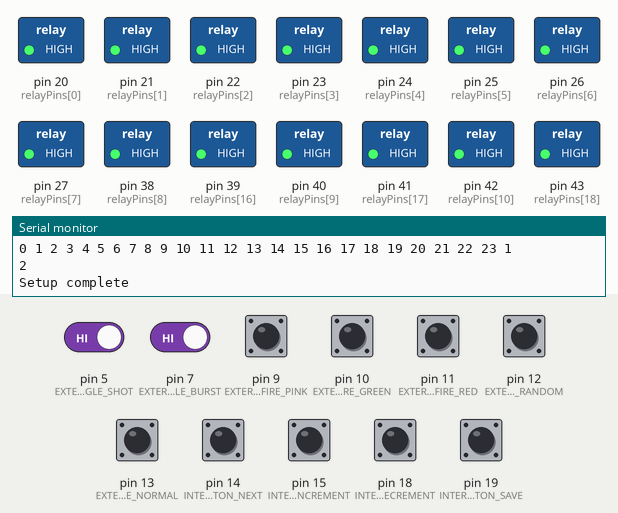
Simulated run of this sketch. Board: Arduino Mega 2560, built with avr-gcc and run on an emulated ATmega2560. Shown: switched loads named in the sketch (green lamp = pin HIGH), the last lines printed to the serial monitor. Dashed ring = blinking. The inputs (shaded band) are chosen by the test bench; at power-on: pin 5 (EXTERNAL_TOGGLE_SHOT), pin 7 (EXTERNAL_TOGGLE_BURST), pin 9 (EXTERNAL_BUTTON_FIRE_PINK), pin 10 (EXTERNAL_BUTTON_FIRE_GREEN), pin 11 (EXTERNAL_BUTTON_FIRE_RED), pin 12 (EXTERNAL_BUTTON_FIRE_RANDOM), pin 13 (EXTERNAL_BUTTON_FIRE_NORMAL), pin 14 (INTERNAL_BUTTON_NEXT), pin 15 (INTERNAL_BUTTON_INCREMENT), pin 18 (INTERNAL_BUTTON_DECREMENT), pin 19 (INTERNAL_BUTTON_SAVE) HIGH.

Above: at 1.2 s.
1.3 s: pin 9 (EXTERNAL_BUTTON_FIRE_PINK) pulled LOW for 0.15 s
At 1.9 s:
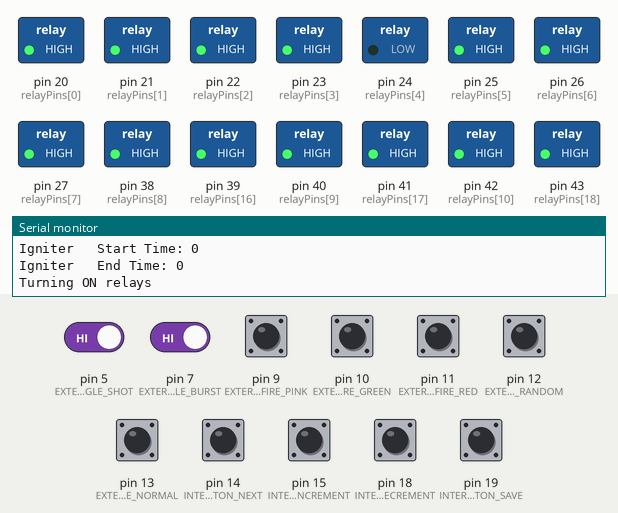
4.4 s: pin 10 (EXTERNAL_BUTTON_FIRE_GREEN) pulled LOW for 0.15 s
At 6.0 s:
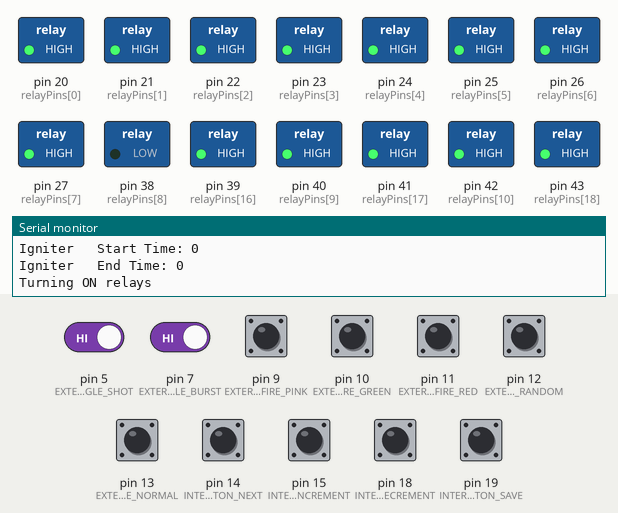
6.1 s: pin 11 (EXTERNAL_BUTTON_FIRE_RED) pulled LOW for 1 s
At 7.3 s:
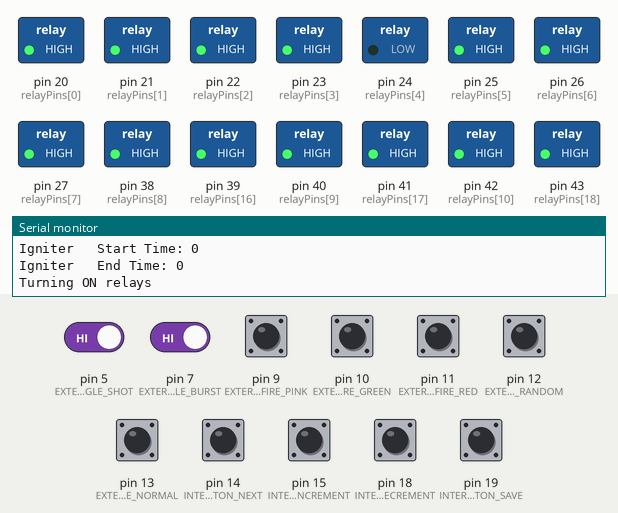
8.6 s: pin 12 (EXTERNAL_BUTTON_FIRE_RANDOM) pulled LOW for 1 s
At 10.6 s:
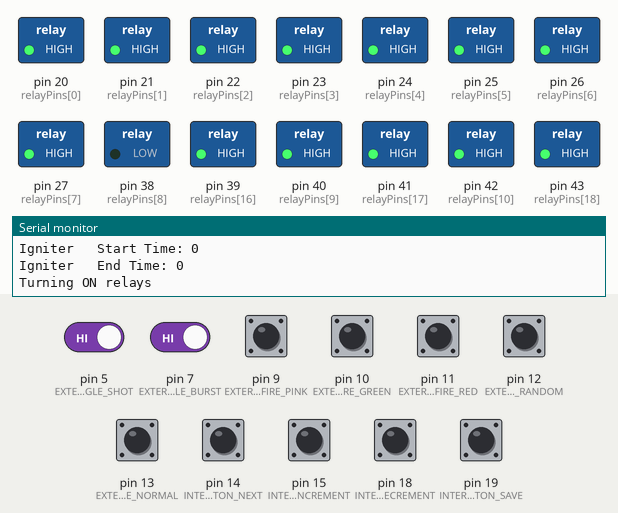
11.1 s: pin 13 (EXTERNAL_BUTTON_FIRE_NORMAL) pulled LOW for 1 s
At 13.4 s:
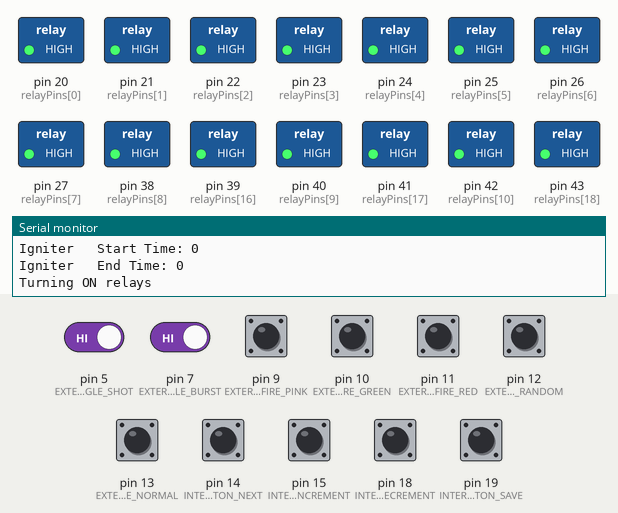
13.6 s: pin 13 (EXTERNAL_BUTTON_FIRE_NORMAL) pulled LOW for 0.15 s
At 14.2 s:
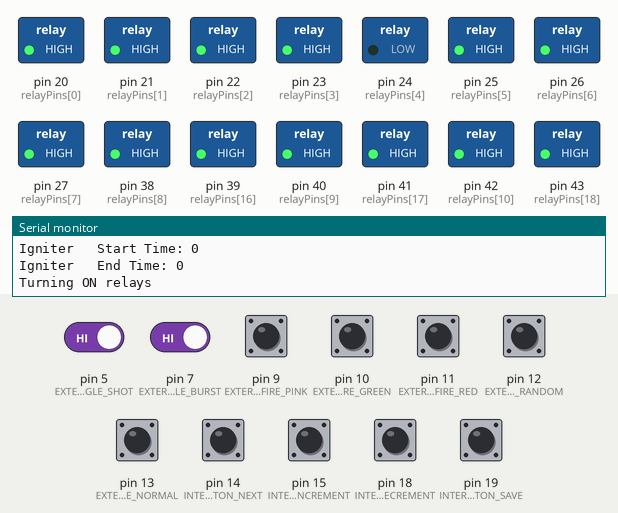
Timing chart, 0 to 16.9 s (numbered marks = the images above; inputs shaded):
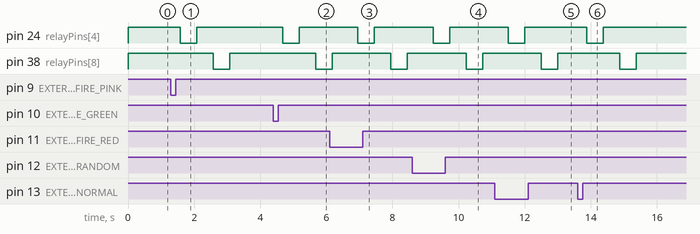

Measured:
- after the input at 1.3 s, pin 24 (relayPins[4]): HIGH → LOW after 0.28 s, → HIGH 0.50 s later; pin 38 (relayPins[8]): HIGH → LOW after 1.3 s, → HIGH 0.50 s later
- after the input at 4.4 s, pin 24 (relayPins[4]): HIGH → LOW after 0.28 s, → HIGH 0.50 s later; pin 38 (relayPins[8]): HIGH → LOW after 1.3 s
- after the input at 6.1 s, pin 24 (relayPins[4]): HIGH → LOW after 0.85 s, → HIGH 0.50 s later
- after the input at 8.6 s, pin 24 (relayPins[4]): HIGH → LOW after 0.63 s, → HIGH 0.50 s later; pin 38 (relayPins[8]): HIGH → LOW after 1.6 s, → HIGH 0.50 s later
- after the input at 11.1 s, pin 24 (relayPins[4]): HIGH → LOW after 0.41 s, → HIGH 0.50 s later; pin 38 (relayPins[8]): HIGH → LOW after 1.4 s, → HIGH 0.50 s later
- after the input at 13.6 s, pin 24 (relayPins[4]): HIGH → LOW after 0.28 s, → HIGH 0.50 s later; pin 38 (relayPins[8]): HIGH → LOW after 1.3 s, → HIGH 0.50 s later

The sketch:

front_panel_with_internalcontrols_andrelays-primary.ino
```cpp
#include <Wire.h>
#include <Adafruit_GFX.h>
#include <Adafruit_SSD1306.h>
#include <EEPROM.h>
// =====================================================
// RELAY SETTINGS
// =====================================================


const byte relayPins[] = {
  20,21,22,23,24,25,26,27,
  38,40,42,44,46,48,50,52,
  39,41,43,45,47,49,51,53
};
const byte NUM_RELAYS = (sizeof(relayPins));

const unsigned long relayDwellTimeMS = 500;
// =====================================================
// OLED SETTINGS
// =====================================================

#define SCREEN_WIDTH 128
#define SCREEN_HEIGHT 64
#define OLED_RESET -1
#define SCREEN_ADDRESS 0x3C

Adafruit_SSD1306 display(
  SCREEN_WIDTH,
  SCREEN_HEIGHT,
  &Wire,
  OLED_RESET
);

// =====================================================
// BUTTON PINS
// =====================================================

#define EXTERNAL_TOGGLE_BURST 7
#define EXTERNAL_TOGGLE_SHOT 5

#define EXTERNAL_BUTTON_FIRE_RANDOM 12
#define EXTERNAL_BUTTON_FIRE_NORMAL 13
#define EXTERNAL_BUTTON_FIRE_RED 11
#define EXTERNAL_BUTTON_FIRE_GREEN 10
#define EXTERNAL_BUTTON_FIRE_PINK 9

#define INTERNAL_BUTTON_NEXT 14
#define INTERNAL_BUTTON_INCREMENT 15
#define INTERNAL_BUTTON_DECREMENT 18
#define INTERNAL_BUTTON_SAVE 19

const int NUM_BUTTONS = 9;

// =====================================================
// VARIABLES
// =====================================================
// FireTimingValues are stored as hundredths of a second.

#define NUM_TIMING_VARIABLES 8
#define MIN_VALUE 0
#define MAX_VALUE 125

uint8_t FireTimingValues[NUM_TIMING_VARIABLES] = {
  0,  // RapidMix_Start
  25,  // RapidMix_End
  25,  // RichMix_Start
  50,  // RichMix_End
  37,  // ColorMix_Start
  50,  // ColorMix_End
  50,  // I_Start
  60   // I_End
};

// Currently selected variable, used for display
uint8_t selected_timing_Variable = 0;

// True only after the OLED's 1 KB display buffer was allocated and the
// display answered at its I2C address.
bool oledAvailable = false;

// =====================================================
// EEPROM SETTINGS
// =====================================================

// EEPROM address used to indicate that valid data exists
#define EEPROM_MAGIC_ADDRESS 0

// EEPROM address where the five FireTimingValues are stored
#define EEPROM_FireTimingValues_ADDRESS 1

// Change this value if you ever want to invalidate
// previously stored EEPROM settings.
#define EEPROM_MAGIC 0x5A


// =====================================================
// BUTTON DEBOUNCE
// =====================================================
const unsigned long DEBOUNCE_TIME = 50;

// --------------------------------------------------
// Toggle state variables
// --------------------------------------------------

int Toggle_BurstState;
int Toggle_ShotQtyState;

int lastToggle_BurstReading;
int lastToggle_ShotQtyReading;

unsigned long lastToggle_BurstChange = 0;
unsigned long lastToggle_ShotQtyChange = 0;


bool lastButtonState[9] = {
  HIGH,
  HIGH,
  HIGH,
  HIGH,
  HIGH,
  HIGH,
  HIGH,
  HIGH,
  HIGH
};

// A held button must generate only one press event, without blocking the loop.
bool buttonPressHandled[NUM_BUTTONS] = { false };

unsigned long lastDebounceTime[9] = {
  0, 0, 0, 0, 0,0,0, 0,0
};

/*
int buttonState[NUM_BUTTONS];
int lastButtonReading[NUM_BUTTONS];
unsigned long lastButtonChange[NUM_BUTTONS];
*/
// =====================================================
// DISPLAY MESSAGE TIMING
// =====================================================

bool showingSavedMessage = false;
unsigned long savedMessageTime = 0;

const unsigned long SAVED_MESSAGE_DURATION = 1000;


// =====================================================
// FUNCTION PROTOTYPES
// =====================================================

void loadEEPROM();
void saveCurrentVariable();
void displayCurrentVariable();
void displaySavedMessage();
bool ButtonPressed(uint8_t buttonIndex, uint8_t pin);
void printValue(uint8_t value);
void updateToggles(unsigned long currentTime);
void handleExternalButtonPress(int buttonIndex);
void printSelectedVariableName();
void printExternalButtonName(int buttonIndex);
void FireControl(int buttonIndex);

// =====================================================
// SETUP
// =====================================================

void setup() {
  Serial.begin(9600);
  Serial.println(F("Starting setup"));
  //resetEEPROM();//comment this out unless you want to reset saved FireTimingValues during each arduino startup


  // ---------------------------------------------------
  // Configure relays
  // ---------------------------------------------------
  Serial.print("NUM_RELAYS: ");
  Serial.println(NUM_RELAYS);
  // Set all relay pins as outputs and turn all relays OFF
  for (byte i = 0; i < NUM_RELAYS; i++) {
    pinMode(relayPins[i], OUTPUT);
    digitalWrite(relayPins[i], HIGH);  // OFF for active-low relay board
    Serial.print(i);
    Serial.print(" ");
  }

  // ---------------------------------------------------
  // Configure buttons
  // ---------------------------------------------------

  pinMode(EXTERNAL_BUTTON_FIRE_RANDOM, INPUT_PULLUP);
  pinMode(EXTERNAL_BUTTON_FIRE_NORMAL, INPUT_PULLUP);
  pinMode(EXTERNAL_BUTTON_FIRE_RED, INPUT_PULLUP);
  pinMode(EXTERNAL_BUTTON_FIRE_GREEN, INPUT_PULLUP);
  pinMode(EXTERNAL_BUTTON_FIRE_PINK, INPUT_PULLUP);

  pinMode(INTERNAL_BUTTON_NEXT, INPUT_PULLUP);
  pinMode(INTERNAL_BUTTON_INCREMENT, INPUT_PULLUP);
  pinMode(INTERNAL_BUTTON_DECREMENT, INPUT_PULLUP);
  pinMode(INTERNAL_BUTTON_SAVE, INPUT_PULLUP);

  pinMode(EXTERNAL_TOGGLE_BURST, INPUT_PULLUP);
  pinMode(EXTERNAL_TOGGLE_SHOT, INPUT_PULLUP);
  Serial.println(F("1"));
  Toggle_BurstState = digitalRead(EXTERNAL_TOGGLE_BURST);
  lastToggle_BurstReading = Toggle_BurstState;

  Toggle_ShotQtyState = digitalRead(EXTERNAL_TOGGLE_SHOT);
  lastToggle_ShotQtyReading = Toggle_ShotQtyState;
  Serial.println(F("2"));
  // ---------------------------------------------------
  // Start OLED
  // ---------------------------------------------------
  /*
  oledAvailable = display.begin(SSD1306_SWITCHCAPVCC, SCREEN_ADDRESS);
  if (!oledAvailable) {
    // Do not disable the controls just because the OLED is absent or failed.
    Serial.println(F("OLED initialization failed; continuing without display."));
  } else {
    display.clearDisplay();
    display.setTextColor(SSD1306_WHITE);
  }
  Serial.println(F("3"));
  */
  // ---------------------------------------------------
  // Load saved FireTimingValues
  // ---------------------------------------------------

  loadEEPROM();


  // ---------------------------------------------------
  // Show initial variable
  // ---------------------------------------------------

  displayCurrentVariable();
  Serial.println(F("Setup complete"));
}


// =====================================================
// MAIN LOOP
// =====================================================

void loop() {
  updateToggles(millis());


  // ---------------------------------------------------
  // Internal Button 1 - NEXT VARIABLE
  // ---------------------------------------------------

  if (ButtonPressed(0, INTERNAL_BUTTON_NEXT)) {
    Serial.println(0);
    selected_timing_Variable++;

    if (selected_timing_Variable >= NUM_TIMING_VARIABLES) {
      selected_timing_Variable = 0;
    }

    showingSavedMessage = false;

    displayCurrentVariable();
  }


  // ---------------------------------------------------
  // Internal Button 2 - INCREMENT
  // ---------------------------------------------------

  if (ButtonPressed(1, INTERNAL_BUTTON_INCREMENT)) {
    Serial.println(1);
    if (FireTimingValues[selected_timing_Variable] < MAX_VALUE) {

      FireTimingValues[selected_timing_Variable]++;

      displayCurrentVariable();
    }
  }


  // ---------------------------------------------------
  // Internal Button 3 - DECREMENT
  // ---------------------------------------------------

  if (ButtonPressed(2, INTERNAL_BUTTON_DECREMENT)) {
    Serial.println(2);
    if (FireTimingValues[selected_timing_Variable] > MIN_VALUE) {

      FireTimingValues[selected_timing_Variable]--;

      displayCurrentVariable();
    }
  }


  // ---------------------------------------------------
  // Internal Button 4 - SAVE
  // ---------------------------------------------------

  if (ButtonPressed(3, INTERNAL_BUTTON_SAVE)) {
    Serial.println(3);
    saveCurrentVariable();

    displaySavedMessage();

    showingSavedMessage = true;
    savedMessageTime = millis();
  }


  // ---------------------------------------------------
  // Return to normal display after "Value Saved"
  // ---------------------------------------------------

  if (showingSavedMessage) {

    if (millis() - savedMessageTime >= SAVED_MESSAGE_DURATION) {

      showingSavedMessage = false;

      displayCurrentVariable();
    }
  }

  // ---------------------------------------------------
  // External Button 1 - Random
  // ---------------------------------------------------

  if (ButtonPressed(4, EXTERNAL_BUTTON_FIRE_RANDOM)) {
    Serial.println("e");
    handleExternalButtonPress(0);
    FireControl(0);
  }
  if (ButtonPressed(5, EXTERNAL_BUTTON_FIRE_NORMAL)) {
    Serial.println("e");
    handleExternalButtonPress(1);
    FireControl(1);
  }
  if (ButtonPressed(6, EXTERNAL_BUTTON_FIRE_RED)) {
    Serial.println("e");
    handleExternalButtonPress(2);
    FireControl(2);
  }
  if (ButtonPressed(7, EXTERNAL_BUTTON_FIRE_GREEN)) {
    Serial.println("e");
    handleExternalButtonPress(3);
    FireControl(3);
  }
  if (ButtonPressed(8, EXTERNAL_BUTTON_FIRE_PINK)) {
    Serial.println("e");
    handleExternalButtonPress(4);
    FireControl(4);
  }

}

void handleExternalButtonPress(int buttonIndex) {

  Serial.print(F("Button "));
  printExternalButtonName(buttonIndex);

  Serial.print(F(" PRESSED | Toggle Burst: "));

  if (Toggle_BurstState == LOW) {
    Serial.print(F("Short"));
  }
  else {
    Serial.print(F("Long"));
  }

  Serial.print(F(" | Toggle Shot-Qty: "));

  if (Toggle_ShotQtyState == LOW) {
    Serial.println(F("Single"));
  }
  else {
    Serial.println(F("Double"));
  }
}

void FireControl(int buttonIndex) {
  for (int i=0; i<8; i++){
    switch (i) {
      case 0: Serial.print(F("RapidMix  Start Time: "));break;
      case 1: Serial.print(F("RapidMix  End Time: "));break;
      case 2: Serial.print(F("RichMix   Start Time: "));break;
      case 3: Serial.print(F("RichMix   End Time: "));break;
      case 4: Serial.print(F("ColorMix  Start Time: "));break;
      case 5: Serial.print(F("ColorMix  End Time: "));break;
      case 6: Serial.print(F("Igniter   Start Time: "));break;
      case 7: Serial.print(F("Igniter   End Time: "));break;
    }
    Serial.println(FireTimingValues[i]);
  }
    Serial.print("Turning ON relays ");

    digitalWrite(relayPins[4], LOW);   // ON
    delay(relayDwellTimeMS);

    digitalWrite(relayPins[4], HIGH);  // OFF
    delay(relayDwellTimeMS);

    digitalWrite(relayPins[8], LOW);   // ON
    delay(relayDwellTimeMS);

    digitalWrite(relayPins[8], HIGH);  // OFF
    delay(relayDwellTimeMS);

}


//Internal Panel Functions
// =====================================================
// EEPROM LOAD
// =====================================================


void loadEEPROM() {

  // Check whether EEPROM has been initialized

  if (EEPROM.read(EEPROM_MAGIC_ADDRESS) == EEPROM_MAGIC) {

    // Valid EEPROM data exists

    for (uint8_t i = 0; i < NUM_TIMING_VARIABLES; i++) {

      FireTimingValues[i] = EEPROM.read(
        EEPROM_FireTimingValues_ADDRESS + i
      );

      // Safety check in case EEPROM contains
      // an invalid value.

      if (FireTimingValues[i] > MAX_VALUE) {
        FireTimingValues[i] = 0;
      }
    }

  } else {

    // EEPROM has never been initialized.
    // Start all FireTimingValues at zero.

    for (uint8_t i = 0; i < NUM_TIMING_VARIABLES; i++) {
      FireTimingValues[i] = 0;
    }
  }
}


// =====================================================
// EEPROM SAVE
// =====================================================

void saveCurrentVariable() {

  // Write the selected variable to EEPROM.

  EEPROM.update(
    EEPROM_FireTimingValues_ADDRESS + selected_timing_Variable,
    FireTimingValues[selected_timing_Variable]
  );

  // Mark EEPROM as initialized.

  EEPROM.update(
    EEPROM_MAGIC_ADDRESS,
    EEPROM_MAGIC
  );
}


// =====================================================
// DISPLAY CURRENT VARIABLE
// =====================================================

void displayCurrentVariable() {
  if (!oledAvailable) {
    return;
  }

  display.clearDisplay();


  // ---------------------------------------------------
  // Variable name
  // ---------------------------------------------------

  display.setTextSize(2);

  display.setCursor(0, 0);

  printSelectedVariableName();


  // ---------------------------------------------------
  // Value
  // ---------------------------------------------------

  display.setTextSize(2);

  //display.setCursor(0, 28);

  display.setCursor(0, 48);

  printValue(FireTimingValues[selected_timing_Variable]);

  display.print(F(" sec"));


  // ---------------------------------------------------
  // Send buffer to OLED
  // ---------------------------------------------------

  display.display();
}


// =====================================================
// DISPLAY SAVED MESSAGE
// =====================================================

void displaySavedMessage() {
  if (!oledAvailable) {
    return;
  }

  display.clearDisplay();

  display.setTextSize(2);

  display.setCursor(10, 10);

  display.print(F("Value"));

  display.setCursor(10, 35);

  display.print(F("Saved"));

  display.display();
}


// =====================================================
// PRINT VALUE
// =====================================================
//
// Converts integer hundredths into:
//
// 0  -> 0.00
// 1  -> 0.01
// 2  -> 0.02
// ...
// 25 -> 0.25
//

void printValue(uint8_t value) {

  display.print(F("0."));

  if (value < 10) {
    display.print(F("0"));
  }

  display.print(value);
}


// =====================================================
// BUTTON DEBOUNCE
// =====================================================
//
// Returns TRUE once when a button is pressed.
//
// Buttons use INPUT_PULLUP, therefore:
//
// HIGH = not pressed
// LOW  = pressed
//

bool ButtonPressed(uint8_t buttonIndex, uint8_t pin) {

  bool reading = digitalRead(pin);


  // If the physical state changed,
  // restart debounce timer.

  if (reading != lastButtonState[buttonIndex]) {

    lastDebounceTime[buttonIndex] = millis();

    lastButtonState[buttonIndex] = reading;
  }


  // Generate one event for a stable press.  Unlike the prior implementation,
  // this never waits for a button to be released, so one stuck button cannot
  // freeze the other controls.
  if ((millis() - lastDebounceTime[buttonIndex]) > DEBOUNCE_TIME) {
    if (reading == LOW && !buttonPressHandled[buttonIndex]) {
      buttonPressHandled[buttonIndex] = true;
      return true;
    }

    if (reading == HIGH) {
      buttonPressHandled[buttonIndex] = false;
    }
  }

  return false;
}

void updateToggles(unsigned long currentTime) {
  int burstReading = digitalRead(EXTERNAL_TOGGLE_BURST);
  if (burstReading != lastToggle_BurstReading) {
    lastToggle_BurstChange = currentTime;
    lastToggle_BurstReading = burstReading;
  }
  if (currentTime - lastToggle_BurstChange > DEBOUNCE_TIME) {
    Toggle_BurstState = burstReading;
  }

  int shotReading = digitalRead(EXTERNAL_TOGGLE_SHOT);
  if (shotReading != lastToggle_ShotQtyReading) {
    lastToggle_ShotQtyChange = currentTime;
    lastToggle_ShotQtyReading = shotReading;
  }
  if (currentTime - lastToggle_ShotQtyChange > DEBOUNCE_TIME) {
    Toggle_ShotQtyState = shotReading;
  }
}

void printSelectedVariableName() {
  switch (selected_timing_Variable) {
    case 0: display.print(F("RapidMix  Start Time")); break;
    case 1: display.print(F("RapidMix  End Time")); break;
    case 2: display.print(F("RichMix   Start Time")); break;
    case 3: display.print(F("RichMix   End Time")); break;
    case 4: display.print(F("ColorMix  Start Time")); break;
    case 5: display.print(F("ColorMix  End Time")); break;
    case 6: display.print(F("Igniter   Start Time")); break;
    case 7: display.print(F("Igniter   End Time")); break;
  }
}

void printExternalButtonName(int buttonIndex) {
  switch (buttonIndex) {
    case 0: Serial.print(F("Random")); break;
    case 1: Serial.print(F("Normal")); break;
    case 2: Serial.print(F("Red")); break;
    case 3: Serial.print(F("Green")); break;
    case 4: Serial.print(F("Pink")); break;
  }
}

void resetEEPROM() {
  uint8_t defaultFireTimingValues[NUM_TIMING_VARIABLES] = {
    0,   // RapidMix_Start
    25,  // RapidMix_End
    25,  // RichMix_Start
    50,  // RichMix_End
    37,  // ColorMix_Start
    50,  // ColorMix_End
    50,  // I_Start
    60   // I_End
  };

  for (uint8_t i = 0; i < NUM_TIMING_VARIABLES; i++) {
    EEPROM.update(EEPROM_FireTimingValues_ADDRESS + i, defaultFireTimingValues[i]);
  }

  EEPROM.update(EEPROM_MAGIC_ADDRESS, EEPROM_MAGIC);
}
```
